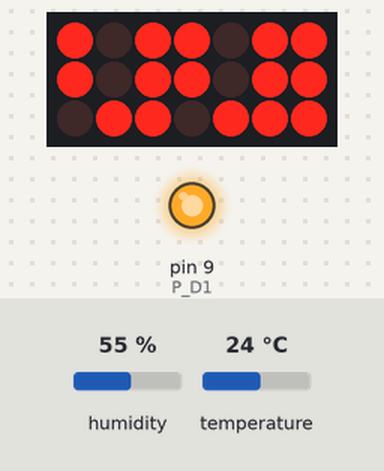
Recording of a sketch running on a simulated Arduino Uno, built with avr-gcc and run on an emulated ATmega328P. Parts: 7×3 LED matrix, output pins drawn as LEDs (lit = HIGH). Wiring (inferred from the names in the program): LED matrix (orientation assumed): rows pin 10, pin 11, pin 12; columns pin 2, pin 3, pin 4, pin 5, pin 6, pin 7, pin 8. The inputs (shaded band) are chosen by the test bench; at power-on: humidity 55 %, temperature 24 °C. Pins used as bus, display or sensor lines are not drawn.

Above: at 5.0 s.
5.1 s: humidity set to 22 %
At 11.3 s:
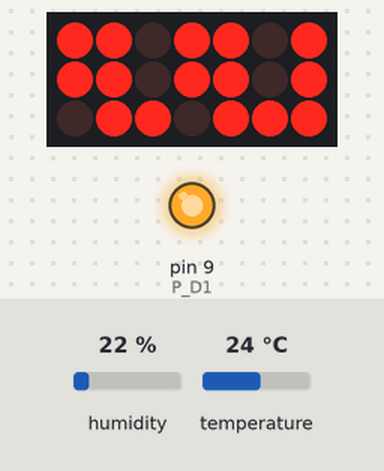
11.9 s: temperature set to 12 °C
At 14.3 s:
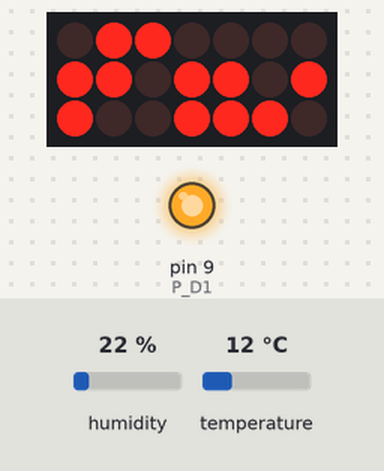
20.1 s: humidity set to 40 %
At 23.2 s:
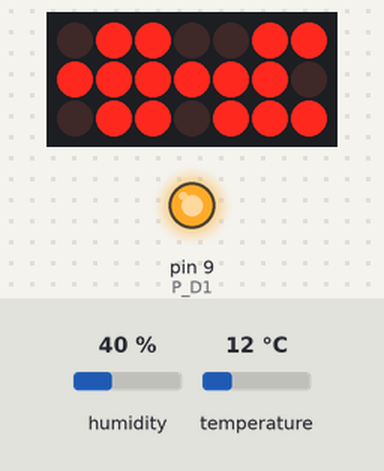
27.5 s: temperature set to 19 °C
At 33.3 s:
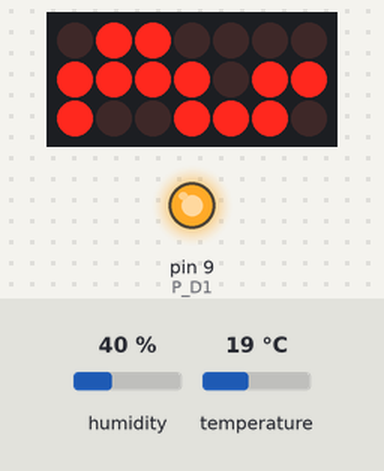
35.7 s: humidity set to 68 %
At 41.7 s:
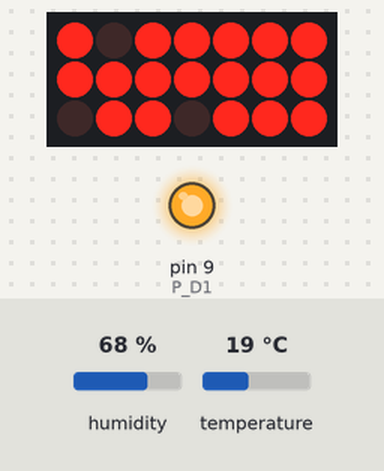
42.5 s: temperature set to 28 °C
At 44.8 s:
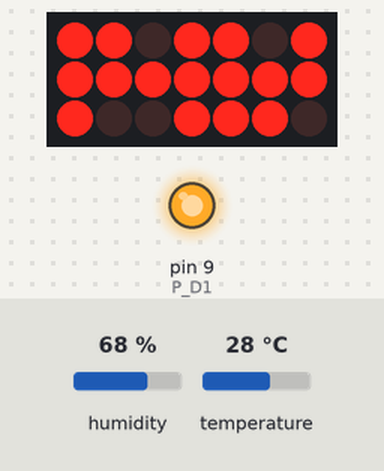
Timing chart, 0 to 46.3 s (numbered marks = the images above; inputs shaded):
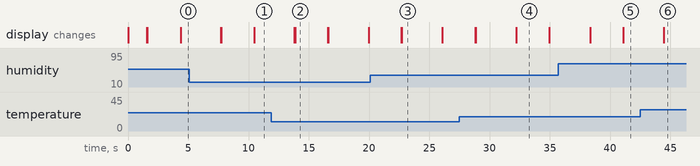

Measured:
- after the input at 5.1 s, the display: first differs from a run without the input after 5.4 s (image 1)
- after the input at 11.9 s, the display: first differs from a run without the input after 2.0 s (image 2)
- after the input at 20.1 s, the display: first differs from a run without the input after 2.6 s (image 3)
- after the input at 27.5 s, the display: first differs from a run without the input after 4.7 s (image 4)
- after the input at 35.7 s, the display: first differs from a run without the input after 5.4 s (image 5)
- after the input at 42.5 s, the display: changes after 2.0 s (image 6)
- what the display in image 2 shows lasts 2.7 s, from 13.9 s to 16.6 s

The sketch:

main.ino
```cpp
#include <DHT.h>
#include <DHT_U.h>

/*
    A
   ---
F |   | B
  | G |
   ---
E |   | C
  |   |
   ---
    D

02  A   11
03  B   07
04  C   04
05  D   02
06  E   01
07  F   10
08  G   05
09  D1  12
10  D2  09
11  D3  08
12  D4  06
*/

// Uncomment this to enable debug output
// via serial COM output
// #define DEBUG

// This defines the DHT Sensor type.
// For example: DHT11, DHT13, ...
#define DHTTYPE DHT11

// Defines the ammount of milli seconds between
// the draw of each didget on the display output.
#define TIMING 5

// Digital pins for controlling the
// sections of a numbe field
#define P_A    2
#define P_B    3
#define P_C    4
#define P_D    5
#define P_E    6
#define P_F    7
#define P_G    8

// Digital pins for selecting the
// number field to set the sections for
#define P_D1   9
#define P_D2  10
#define P_D3  11
#define P_D4  12
#define P_DHT 13

// Index of the two character fields
// for C and H
#define CHAR_C 10
#define CHAR_H 11

const int SELECTOR_PINS[4] = { P_D1, P_D2, P_D3, P_D4 };
const int NUMB_PINS[7] = { P_A, P_B, P_C, P_D, P_E, P_F, P_G };

// Matrix which defines which sections
// of a field must be lit for displaying
// the right number / character
const int NUMBER_PATTERNS[12][7] = {
//    A  B  C  D  E  F  G
    { 1, 1, 1, 1, 1, 1 },    // 0
    { 0, 1, 1 },             // 1
    { 1, 1, 0, 1, 1, 0, 1 }, // 2
    { 1, 1, 1, 1, 0, 0, 1 }, // 3
    { 0, 1, 1, 0, 0, 1, 1 }, // 4
    { 1, 0, 1, 1, 0, 1, 1 }, // 5
    { 1, 0, 1, 1, 1, 1, 1 }, // 6
    { 1, 1, 1 },             // 7
    { 1, 1, 1, 1, 1, 1, 1 }, // 8
    { 1, 1, 1, 1, 0, 1, 1 }, // 9
    { 1, 0, 0, 1, 1, 1 },    // 10 (C)
    { 0, 1, 1, 0, 1, 1, 1 }  // 11 (H)
};

// --------------------------------------------------------------------------------

int currSelected = -1;
int currStatus = 0;
int data = 0;
int specifier = 0;

// Initialization of the DHT sensor
// handler with the digital pin of the
// sensor and the type of th sensor
DHT dht(P_DHT, DHTTYPE);

// --------------------------------------------------------------------------------

/**
 * Sets the range of specified pins to
 * the specified pin mode (either OUTPUT or INPUT).
 *
 * pins  : the array of pins to set
 * cPins : size of the pins array
 * mode  : the mode to specify
 */
void setPinsMode(const int *pins, const size_t &cPins, const uint8_t &mode) {
    for (int i = 0; i < cPins; ++i) {
        pinMode(pins[i], mode);
    }
}

/**
 * Selects the specified digit field
 * on the display (1st, 2nd, ...)
 * so that the definition of sections
 * will affect this field next.
 *
 * pos : position of the digit
 */
void select(const int &pos) {
    int pin = SELECTOR_PINS[pos];

    if (pin == currSelected)
        return;

    if (currSelected > -1)
        digitalWrite(currSelected, 1);

    digitalWrite(pin, 0);
    currSelected = pin;
}

/**
 * Selects the defined position of the digit
 * and then sets the required pins to HIGH so
 * that the passed numer / character will be
 * shown on this digit.
 *
 * pos :  position of the digit
 * numb : the number / character to be displayed
 */
void setNumber(const int &pos, const int &numb) {
    select(pos);
    const int *pattern = NUMBER_PATTERNS[numb];
    for (int i = 0; i < 7; ++i) {
        digitalWrite(NUMB_PINS[i], pattern[i]);
    }
}

/**
 * Splits a two-digit integer into two seperate
 * integers and writes them into the digits array.
 *
 * numb   : number to be split
 * digits : array reference to write result to
 */
void asDigets(const int &numb, int *digits) {
    digits[0] = numb / 10;
    digits[1] = numb % 10;
}

// --------------------------------------------------------------------------------

// the setup routine runs once when you press reset
void setup() {
    setPinsMode(SELECTOR_PINS, sizeof(SELECTOR_PINS) / sizeof(int), OUTPUT);
    setPinsMode(NUMB_PINS, sizeof(NUMB_PINS) / sizeof(int), OUTPUT);

    digitalWrite(P_D1, 1);
    digitalWrite(P_D2, 1);
    digitalWrite(P_D3, 1);
    digitalWrite(P_D4, 1);

#ifdef DEBUG
    Serial.begin(9600);
#endif
}

// the loop routine runs over and over again forever
void loop() {
    if (currStatus == 1500 / (TIMING * 3)) {
        data = dht.readTemperature();
        specifier = CHAR_C;
#ifdef DEBUG
        Serial.println(data, specifier);
#endif
    } else if (currStatus == 4200 / (TIMING * 3)) {
        data = dht.readHumidity();
        specifier = CHAR_H;
#ifdef DEBUG
        Serial.println(data, specifier);
#endif
    } else if (currStatus == 6000 / (TIMING * 3)) {
        currStatus = 0;
    }

    currStatus++;

    int digits[2];
    asDigets(data, digits);

    setNumber(1, digits[0]);
    delay(TIMING);
    setNumber(2, digits[1]);
    delay(TIMING);
    setNumber(3, specifier);
    delay(TIMING);
}
```
